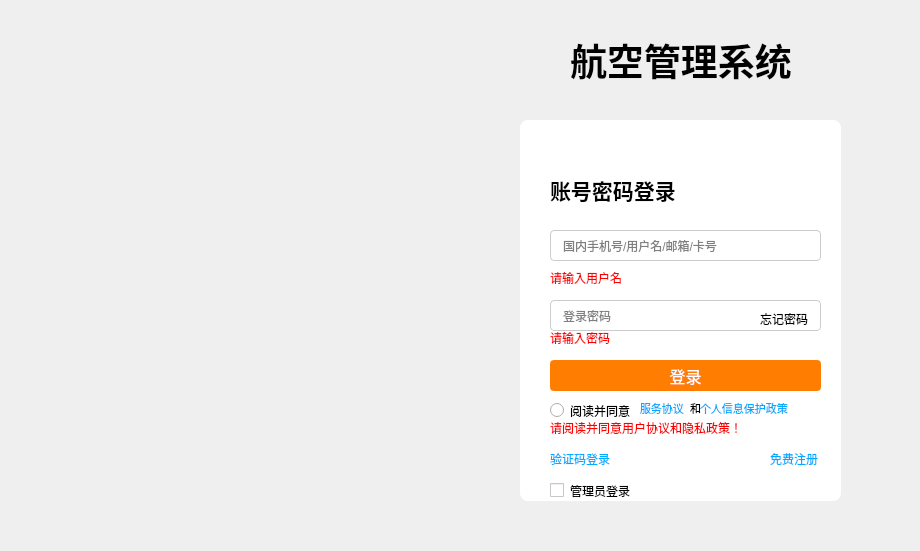
<?xml version="1.0" encoding="UTF-8"?>
<ui version="4.0">
 <class>Widget</class>
 <widget class="QWidget" name="Widget">
  <property name="geometry">
   <rect>
    <x>0</x>
    <y>0</y>
    <width>920</width>
    <height>551</height>
   </rect>
  </property>
  <property name="minimumSize">
   <size>
    <width>920</width>
    <height>551</height>
   </size>
  </property>
  <property name="maximumSize">
   <size>
    <width>920</width>
    <height>551</height>
   </size>
  </property>
  <property name="windowTitle">
   <string>航空管理系统-登录</string>
  </property>
  <property name="styleSheet">
   <string notr="true"/>
  </property>
  <widget class="QLabel" name="label">
   <property name="geometry">
    <rect>
     <x>0</x>
     <y>0</y>
     <width>121</width>
     <height>111</height>
    </rect>
   </property>
   <property name="sizePolicy">
    <sizepolicy hsizetype="Expanding" vsizetype="Expanding">
     <horstretch>0</horstretch>
     <verstretch>0</verstretch>
    </sizepolicy>
   </property>
   <property name="text">
    <string>&lt;html&gt;&lt;head/&gt;&lt;body&gt;&lt;p&gt;&lt;img src=&quot;:/newimages/newimages/logo1.png&quot;/&gt;&lt;/p&gt;&lt;/body&gt;&lt;/html&gt;</string>
   </property>
   <property name="scaledContents">
    <bool>true</bool>
   </property>
   <property name="alignment">
    <set>Qt::AlignmentFlag::AlignCenter</set>
   </property>
  </widget>
  <widget class="ClickableLabel" name="label_2">
   <property name="geometry">
    <rect>
     <x>570</x>
     <y>30</y>
     <width>271</width>
     <height>61</height>
    </rect>
   </property>
   <property name="text">
    <string>&lt;html&gt;&lt;head/&gt;&lt;body&gt;&lt;p&gt;&lt;span style=&quot; font-size:28pt; font-weight:700;&quot;&gt;航空管理系统&lt;/span&gt;&lt;/p&gt;&lt;/body&gt;&lt;/html&gt;</string>
   </property>
  </widget>
  <widget class="QLabel" name="bottomImgLabel_2">
   <property name="geometry">
    <rect>
     <x>0</x>
     <y>0</y>
     <width>921</width>
     <height>561</height>
    </rect>
   </property>
   <property name="text">
    <string/>
   </property>
   <property name="pixmap">
    <pixmap resource="new_resources.qrc">:/newimages/newimages/background.png</pixmap>
   </property>
   <property name="scaledContents">
    <bool>true</bool>
   </property>
   <property name="alignment">
    <set>Qt::AlignmentFlag::AlignCenter</set>
   </property>
  </widget>
  <widget class="QWidget" name="loginDialogWidget" native="true">
   <property name="geometry">
    <rect>
     <x>520</x>
     <y>120</y>
     <width>321</width>
     <height>381</height>
    </rect>
   </property>
   <property name="styleSheet">
    <string notr="true">background-color: white;
border-radius: 8px; 
box-shadow: 0 0 20px rgba(0,0,0,0.1); </string>
   </property>
   <widget class="ClickableLabel" name="switchLabel">
    <property name="geometry">
     <rect>
      <x>30</x>
      <y>330</y>
      <width>71</width>
      <height>16</height>
     </rect>
    </property>
    <property name="styleSheet">
     <string notr="true">color: #0066cc; text-decoration: underline; cursor: pointer;</string>
    </property>
    <property name="text">
     <string>&lt;html&gt;&lt;head/&gt;&lt;body&gt;&lt;p&gt;&lt;span style=&quot; color:#00aaff;&quot;&gt;验证码登录&lt;/span&gt;&lt;/p&gt;&lt;/body&gt;&lt;/html&gt;</string>
    </property>
   </widget>
   <widget class="QRadioButton" name="radioButton">
    <property name="geometry">
     <rect>
      <x>30</x>
      <y>280</y>
      <width>124</width>
      <height>21</height>
     </rect>
    </property>
    <property name="text">
     <string>阅读并同意 </string>
    </property>
   </widget>
   <widget class="ClickableLabel" name="label_4">
    <property name="geometry">
     <rect>
      <x>120</x>
      <y>280</y>
      <width>44</width>
      <height>16</height>
     </rect>
    </property>
    <property name="text">
     <string>&lt;html&gt;&lt;head/&gt;&lt;body&gt;&lt;p&gt;&lt;span style=&quot; font-size:8pt; color:#00aaff;&quot;&gt;服务协议&lt;/span&gt;&lt;/p&gt;&lt;/body&gt;&lt;/html&gt;</string>
    </property>
   </widget>
   <widget class="QLabel" name="label_5">
    <property name="geometry">
     <rect>
      <x>170</x>
      <y>280</y>
      <width>16</width>
      <height>16</height>
     </rect>
    </property>
    <property name="text">
     <string>&lt;html&gt;&lt;head/&gt;&lt;body&gt;&lt;p&gt;&lt;span style=&quot; font-size:8pt; color:#000000;&quot;&gt;和&lt;/span&gt;&lt;/p&gt;&lt;/body&gt;&lt;/html&gt;</string>
    </property>
   </widget>
   <widget class="ClickableLabel" name="label_6">
    <property name="geometry">
     <rect>
      <x>180</x>
      <y>280</y>
      <width>88</width>
      <height>16</height>
     </rect>
    </property>
    <property name="text">
     <string>&lt;html&gt;&lt;head/&gt;&lt;body&gt;&lt;p&gt;&lt;span style=&quot; font-size:8pt; color:#00aaff;&quot;&gt;个人信息保护政策&lt;/span&gt;&lt;/p&gt;&lt;/body&gt;&lt;/html&gt;</string>
    </property>
   </widget>
   <widget class="QLabel" name="tip4Label">
    <property name="enabled">
     <bool>true</bool>
    </property>
    <property name="geometry">
     <rect>
      <x>30</x>
      <y>300</y>
      <width>231</width>
      <height>16</height>
     </rect>
    </property>
    <property name="styleSheet">
     <string notr="true">color: red; font-size: 12px; visibility: hidden;</string>
    </property>
    <property name="text">
     <string>请阅读并同意用户协议和隐私政策！</string>
    </property>
   </widget>
   <widget class="ClickableLabel" name="registerLabel">
    <property name="geometry">
     <rect>
      <x>250</x>
      <y>330</y>
      <width>71</width>
      <height>16</height>
     </rect>
    </property>
    <property name="text">
     <string>&lt;html&gt;&lt;head/&gt;&lt;body&gt;&lt;p&gt;&lt;span style=&quot; color:#00aaff;&quot;&gt;免费注册&lt;/span&gt;&lt;/p&gt;&lt;/body&gt;&lt;/html&gt;</string>
    </property>
   </widget>
   <widget class="QStackedWidget" name="loginStackWidget">
    <property name="geometry">
     <rect>
      <x>20</x>
      <y>20</y>
      <width>291</width>
      <height>331</height>
     </rect>
    </property>
    <property name="currentIndex">
     <number>0</number>
    </property>
    <widget class="QWidget" name="page">
     <widget class="QLabel" name="tip2Label">
      <property name="enabled">
       <bool>true</bool>
      </property>
      <property name="geometry">
       <rect>
        <x>10</x>
        <y>190</y>
        <width>91</width>
        <height>16</height>
       </rect>
      </property>
      <property name="styleSheet">
       <string notr="true">color: red; font-size: 12px; visibility: hidden;</string>
      </property>
      <property name="text">
       <string>请输入密码</string>
      </property>
     </widget>
     <widget class="QLabel" name="tip1Label">
      <property name="enabled">
       <bool>true</bool>
      </property>
      <property name="geometry">
       <rect>
        <x>10</x>
        <y>130</y>
        <width>91</width>
        <height>16</height>
       </rect>
      </property>
      <property name="styleSheet">
       <string notr="true">color: red; font-size: 12px; visibility: hidden;</string>
      </property>
      <property name="text">
       <string>请输入用户名</string>
      </property>
     </widget>
     <widget class="QLineEdit" name="pwdEdit">
      <property name="geometry">
       <rect>
        <x>10</x>
        <y>160</y>
        <width>271</width>
        <height>31</height>
       </rect>
      </property>
      <property name="styleSheet">
       <string notr="true">QLineEdit {
    border: 1px solid #cccccc; /* 浅灰色边框（默认可见） */
    border-radius: 4px; /* 可选：圆角更美观 */
    padding: 0 10px; /* 可选：输入内容不贴边 */
    height: 40px; /* 可选：统一高度 */
}
QLineEdit:focus {
    border-color: #0066cc; /* 聚焦时变蓝色边框（更醒目） */
}</string>
      </property>
      <property name="echoMode">
       <enum>QLineEdit::EchoMode::Password</enum>
      </property>
      <property name="placeholderText">
       <string>登录密码</string>
      </property>
     </widget>
     <widget class="ClickableLabel" name="label_9">
      <property name="geometry">
       <rect>
        <x>220</x>
        <y>170</y>
        <width>54</width>
        <height>16</height>
       </rect>
      </property>
      <property name="text">
       <string>&lt;html&gt;&lt;head/&gt;&lt;body&gt;&lt;p&gt;&lt;span style=&quot; color:#000000;&quot;&gt;忘记密码&lt;/span&gt;&lt;/p&gt;&lt;/body&gt;&lt;/html&gt;</string>
      </property>
     </widget>
     <widget class="QPushButton" name="pushButton">
      <property name="geometry">
       <rect>
        <x>10</x>
        <y>220</y>
        <width>271</width>
        <height>31</height>
       </rect>
      </property>
      <property name="styleSheet">
       <string notr="true">/* 登录按钮基础样式（橙色边框+橙色背景，搭配白色文字） */
QPushButton {
    /* 橙色边框：#ff7d00 是常用登录页橙色，可替换为 #ff9900（浅橙）、#ff6600（深橙） */
    border: 2px solid #ff7d00; 
    border-radius: 4px; /* 圆角（和输入框保持一致，更协调） */
    background-color: #ff7d00; /* 按钮背景色（和边框同色，一体化效果） */
    color: white; /* 文字白色 */
    font-size: 16px; /* 文字大小 */
    height: 44px; /* 按钮高度（和输入框呼应） */
}

/* 悬浮状态（边框加深+背景色变深，更有交互感） */
QPushButton:hover {
    border-color: #ff6600; /* 悬浮时边框深橙色 */
    background-color: #ff6600; /* 悬浮时背景深橙色 */
}

/* 点击状态（边框再加深+背景色压暗，模拟按压效果） */
QPushButton:pressed {
    border-color: #e65c00; /* 点击时边框更深橙色 */
    background-color: #e65c00; /* 点击时背景更深橙色 */
}

/* 禁用状态（可选：如果按钮需要禁用，边框和背景变灰色） */
QPushButton:disabled {
    border-color: #cccccc;
    background-color: #cccccc;
    color: #ffffff;
}</string>
      </property>
      <property name="text">
       <string>登录</string>
      </property>
     </widget>
     <widget class="QLineEdit" name="userEdit">
      <property name="geometry">
       <rect>
        <x>10</x>
        <y>90</y>
        <width>271</width>
        <height>31</height>
       </rect>
      </property>
      <property name="styleSheet">
       <string notr="true">QLineEdit {
    border: 1px solid #cccccc; /* 浅灰色边框（默认可见） */
    border-radius: 4px; /* 可选：圆角更美观 */
    padding: 0 10px; /* 可选：输入内容不贴边 */
    height: 40px; /* 可选：统一高度 */
}
QLineEdit:focus {
    border-color: #0066cc; /* 聚焦时变蓝色边框（更醒目） */
}</string>
      </property>
      <property name="placeholderText">
       <string>国内手机号/用户名/邮箱/卡号</string>
      </property>
     </widget>
     <widget class="QLabel" name="label_3">
      <property name="geometry">
       <rect>
        <x>10</x>
        <y>30</y>
        <width>141</width>
        <height>41</height>
       </rect>
      </property>
      <property name="text">
       <string>&lt;html&gt;&lt;head/&gt;&lt;body&gt;&lt;p&gt;&lt;span style=&quot; font-size:16pt; font-weight:700; color:#000000;&quot;&gt;账号密码登录&lt;/span&gt;&lt;/p&gt;&lt;/body&gt;&lt;/html&gt;</string>
      </property>
     </widget>
    </widget>
    <widget class="QWidget" name="page_2">
     <widget class="QLabel" name="label_7">
      <property name="geometry">
       <rect>
        <x>10</x>
        <y>30</y>
        <width>141</width>
        <height>41</height>
       </rect>
      </property>
      <property name="text">
       <string>&lt;html&gt;&lt;head/&gt;&lt;body&gt;&lt;p&gt;&lt;span style=&quot; font-size:16pt; font-weight:700; color:#000000;&quot;&gt;验证码登录&lt;/span&gt;&lt;/p&gt;&lt;/body&gt;&lt;/html&gt;</string>
      </property>
     </widget>
     <widget class="QLineEdit" name="phoneEdit">
      <property name="geometry">
       <rect>
        <x>10</x>
        <y>90</y>
        <width>271</width>
        <height>31</height>
       </rect>
      </property>
      <property name="styleSheet">
       <string notr="true">QLineEdit {
    border: 1px solid #cccccc; /* 浅灰色边框（默认可见） */
    border-radius: 4px; /* 可选：圆角更美观 */
    padding: 0 10px; /* 可选：输入内容不贴边 */
    height: 40px; /* 可选：统一高度 */
}
QLineEdit:focus {
    border-color: #0066cc; /* 聚焦时变蓝色边框（更醒目） */
}</string>
      </property>
      <property name="placeholderText">
       <string>请输入手机号</string>
      </property>
     </widget>
     <widget class="QLineEdit" name="codeEdit">
      <property name="geometry">
       <rect>
        <x>10</x>
        <y>160</y>
        <width>271</width>
        <height>31</height>
       </rect>
      </property>
      <property name="styleSheet">
       <string notr="true">QLineEdit {
    border: 1px solid #cccccc; /* 浅灰色边框（默认可见） */
    border-radius: 4px; /* 可选：圆角更美观 */
    padding: 0 10px; /* 可选：输入内容不贴边 */
    height: 40px; /* 可选：统一高度 */
}
QLineEdit:focus {
    border-color: #0066cc; /* 聚焦时变蓝色边框（更醒目） */
}</string>
      </property>
      <property name="echoMode">
       <enum>QLineEdit::EchoMode::Password</enum>
      </property>
      <property name="placeholderText">
       <string>短信验证码</string>
      </property>
     </widget>
     <widget class="QPushButton" name="pushButton_2">
      <property name="geometry">
       <rect>
        <x>10</x>
        <y>220</y>
        <width>271</width>
        <height>31</height>
       </rect>
      </property>
      <property name="styleSheet">
       <string notr="true">/* 登录按钮基础样式（橙色边框+橙色背景，搭配白色文字） */
QPushButton {
    /* 橙色边框：#ff7d00 是常用登录页橙色，可替换为 #ff9900（浅橙）、#ff6600（深橙） */
    border: 2px solid #ff7d00; 
    border-radius: 4px; /* 圆角（和输入框保持一致，更协调） */
    background-color: #ff7d00; /* 按钮背景色（和边框同色，一体化效果） */
    color: white; /* 文字白色 */
    font-size: 16px; /* 文字大小 */
    height: 44px; /* 按钮高度（和输入框呼应） */
}

/* 悬浮状态（边框加深+背景色变深，更有交互感） */
QPushButton:hover {
    border-color: #ff6600; /* 悬浮时边框深橙色 */
    background-color: #ff6600; /* 悬浮时背景深橙色 */
}

/* 点击状态（边框再加深+背景色压暗，模拟按压效果） */
QPushButton:pressed {
    border-color: #e65c00; /* 点击时边框更深橙色 */
    background-color: #e65c00; /* 点击时背景更深橙色 */
}

/* 禁用状态（可选：如果按钮需要禁用，边框和背景变灰色） */
QPushButton:disabled {
    border-color: #cccccc;
    background-color: #cccccc;
    color: #ffffff;
}</string>
      </property>
      <property name="text">
       <string>登录</string>
      </property>
     </widget>
     <widget class="ClickableLabel" name="getCode">
      <property name="geometry">
       <rect>
        <x>190</x>
        <y>170</y>
        <width>81</width>
        <height>16</height>
       </rect>
      </property>
      <property name="text">
       <string>&lt;html&gt;&lt;head/&gt;&lt;body&gt;&lt;p&gt;&lt;span style=&quot; color:#00aaff;&quot;&gt;发送验证码&lt;/span&gt;&lt;/p&gt;&lt;/body&gt;&lt;/html&gt;</string>
      </property>
     </widget>
     <widget class="QLabel" name="tip3Label">
      <property name="enabled">
       <bool>true</bool>
      </property>
      <property name="geometry">
       <rect>
        <x>10</x>
        <y>130</y>
        <width>91</width>
        <height>16</height>
       </rect>
      </property>
      <property name="styleSheet">
       <string notr="true">color: red; font-size: 12px; visibility: hidden;</string>
      </property>
      <property name="text">
       <string>请输入手机号</string>
      </property>
     </widget>
     <widget class="QLabel" name="tip5Label">
      <property name="enabled">
       <bool>true</bool>
      </property>
      <property name="geometry">
       <rect>
        <x>10</x>
        <y>130</y>
        <width>231</width>
        <height>16</height>
       </rect>
      </property>
      <property name="styleSheet">
       <string notr="true">color: red; font-size: 12px; visibility: hidden;</string>
      </property>
      <property name="text">
       <string>手机号格式错误（11位有效号码）</string>
      </property>
     </widget>
    </widget>
   </widget>
   <widget class="QCheckBox" name="checkBox">
    <property name="geometry">
     <rect>
      <x>30</x>
      <y>360</y>
      <width>80</width>
      <height>21</height>
     </rect>
    </property>
    <property name="text">
     <string>管理员登录</string>
    </property>
   </widget>
   <zorder>loginStackWidget</zorder>
   <zorder>switchLabel</zorder>
   <zorder>radioButton</zorder>
   <zorder>label_4</zorder>
   <zorder>label_5</zorder>
   <zorder>label_6</zorder>
   <zorder>tip4Label</zorder>
   <zorder>registerLabel</zorder>
   <zorder>checkBox</zorder>
  </widget>
  <zorder>bottomImgLabel_2</zorder>
  <zorder>loginDialogWidget</zorder>
  <zorder>label_2</zorder>
  <zorder>label</zorder>
 </widget>
 <customwidgets>
  <customwidget>
   <class>ClickableLabel</class>
   <extends>QLabel</extends>
   <header location="global">clickablelabel.h</header>
   <slots>
    <signal>clicked()</signal>
    <slot>on_switchLabel_clicked()</slot>
   </slots>
  </customwidget>
 </customwidgets>
 <resources>
  <include location="new_resources.qrc"/>
 </resources>
 <connections/>
</ui>
